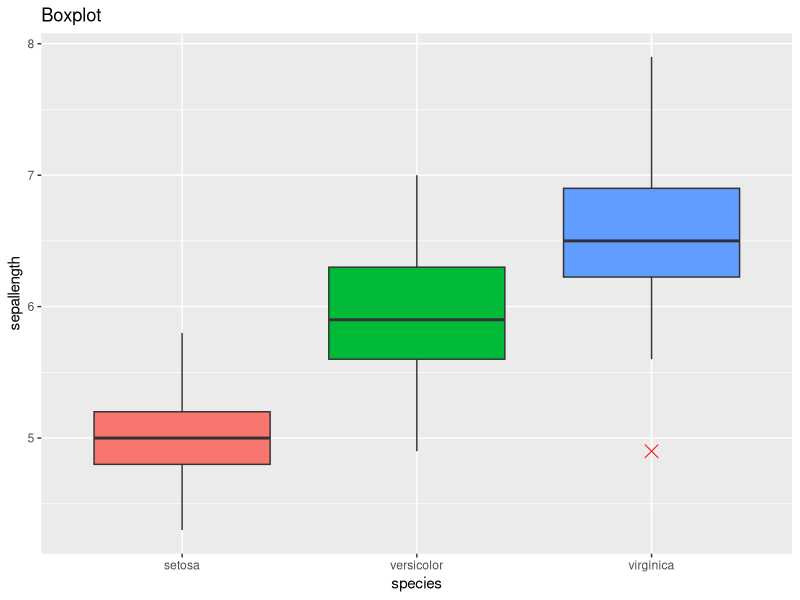
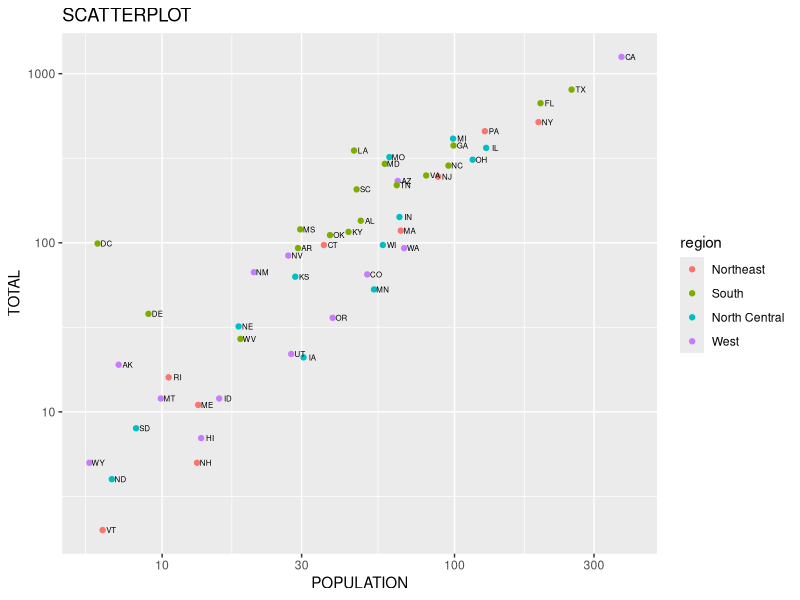

These charts were generated, in order, by the following R code:
#Lib----
library(ggplot2)
library("dslabs")
#Boxplot----
bp=ggplot(iris,aes(Sepal.Length,Species,fill=Species))+geom_boxplot(outlier.colour = "red",outlier.shape = 4, outlier.size = 4)+theme(legend.position = "none")+labs(title = "Boxplot", x="sepallength", y="species")+coord_flip()
print(bp)
#ScatterPlot----
sp= ggplot(murders,aes(population/(10^5),total,label=abb))+geom_point(aes(col=region))+scale_x_log10()+scale_y_log10()+geom_text(size=2,nudge_x = 0.03)+labs(title = "SCATTERPLOT", x="POPULATION", y="TOTAL")
print(sp)
